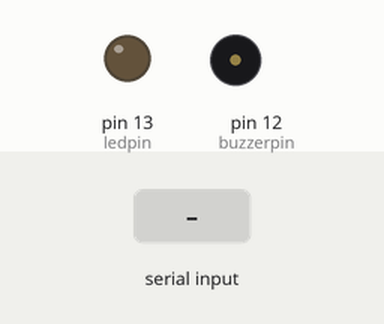
Bench run of a sketch on a simulated Arduino Uno, built with avr-gcc and run on an emulated ATmega328P. On the bench: output pins drawn as LEDs (lit = HIGH), buzzer (waves = sounding, pin HIGH). The inputs (shaded band) are chosen by the test bench.

Above: at 1.2 s.
1.3 s: "4" received over Serial
At 2.7 s:
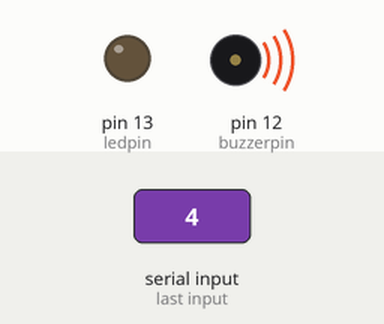
3.0 s: "1" received over Serial
At 3.8 s:
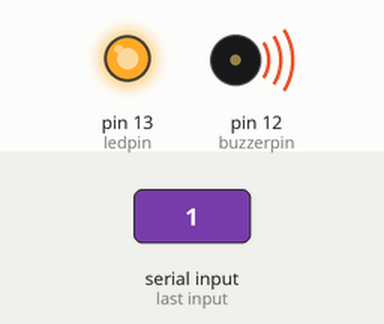
4.5 s: "3" received over Serial
At 5.0 s:
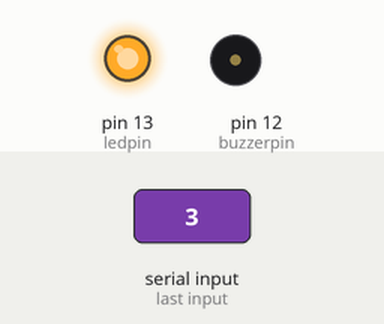
6.0 s: "0" received over Serial
At 7.2 s:
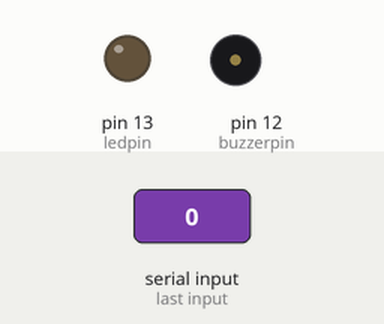
7.5 s: "2" received over Serial
At 8.5 s:
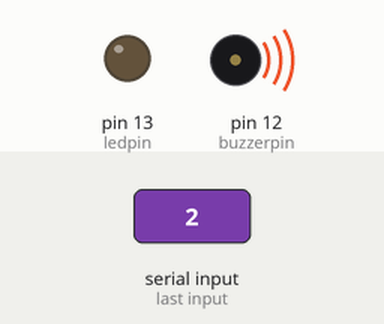
Timing chart, 0 to 10.0 s (numbered marks = the images above; inputs shaded):
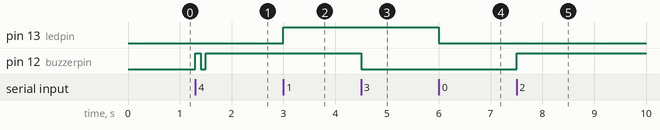

Measured:
- after the input at 1.3 s, pin 12 (buzzerpin): LOW → HIGH at once, → LOW 0.10 s later, → HIGH 0.10 s later
- after the input at 3.0 s, pin 13 (ledpin): LOW → HIGH at once
- after the input at 4.5 s, pin 12 (buzzerpin): HIGH → LOW at once
- after the input at 6.0 s, pin 13 (ledpin): HIGH → LOW at once
- after the input at 7.5 s, pin 12 (buzzerpin): LOW → HIGH at once

The sketch:

C__Communication.ino
```cpp
#define ledpin 13
#define buzzerpin 12
char on;
void setup() {
  pinMode(ledpin ,OUTPUT);
  pinMode(buzzerpin , OUTPUT);
  Serial.begin(9600);

}

void loop() {
 on = Serial.read();
  switch(on)
  {
    case '1':
       digitalWrite(ledpin , HIGH);
       break;

    case '0':
       digitalWrite(ledpin, LOW);
       break;
    case '2':
        digitalWrite(buzzerpin , HIGH);
         break;
     case '3':
        digitalWrite(buzzerpin , LOW);
        break;
     case '4':
          digitalWrite(buzzerpin , HIGH);
          delay(100);
          digitalWrite(buzzerpin, LOW);
          delay(100);
          digitalWrite(buzzerpin , HIGH);
          break;
     case '5':

          digitalWrite(ledpin , HIGH);
          delay(100);
          digitalWrite(ledpin, LOW);
          delay(100);
          digitalWrite(ledpin , HIGH);
          break;
  }


}
```
